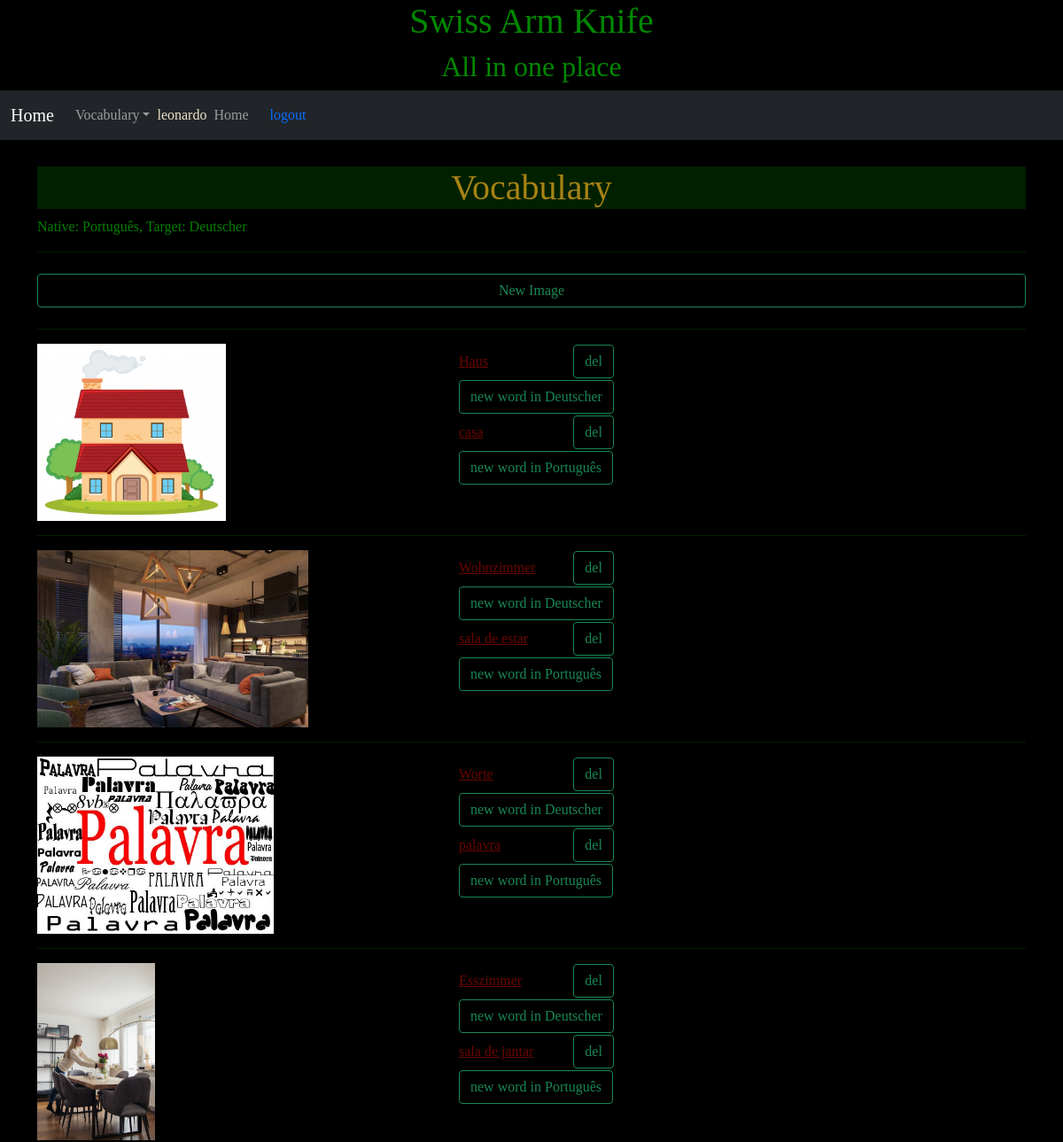
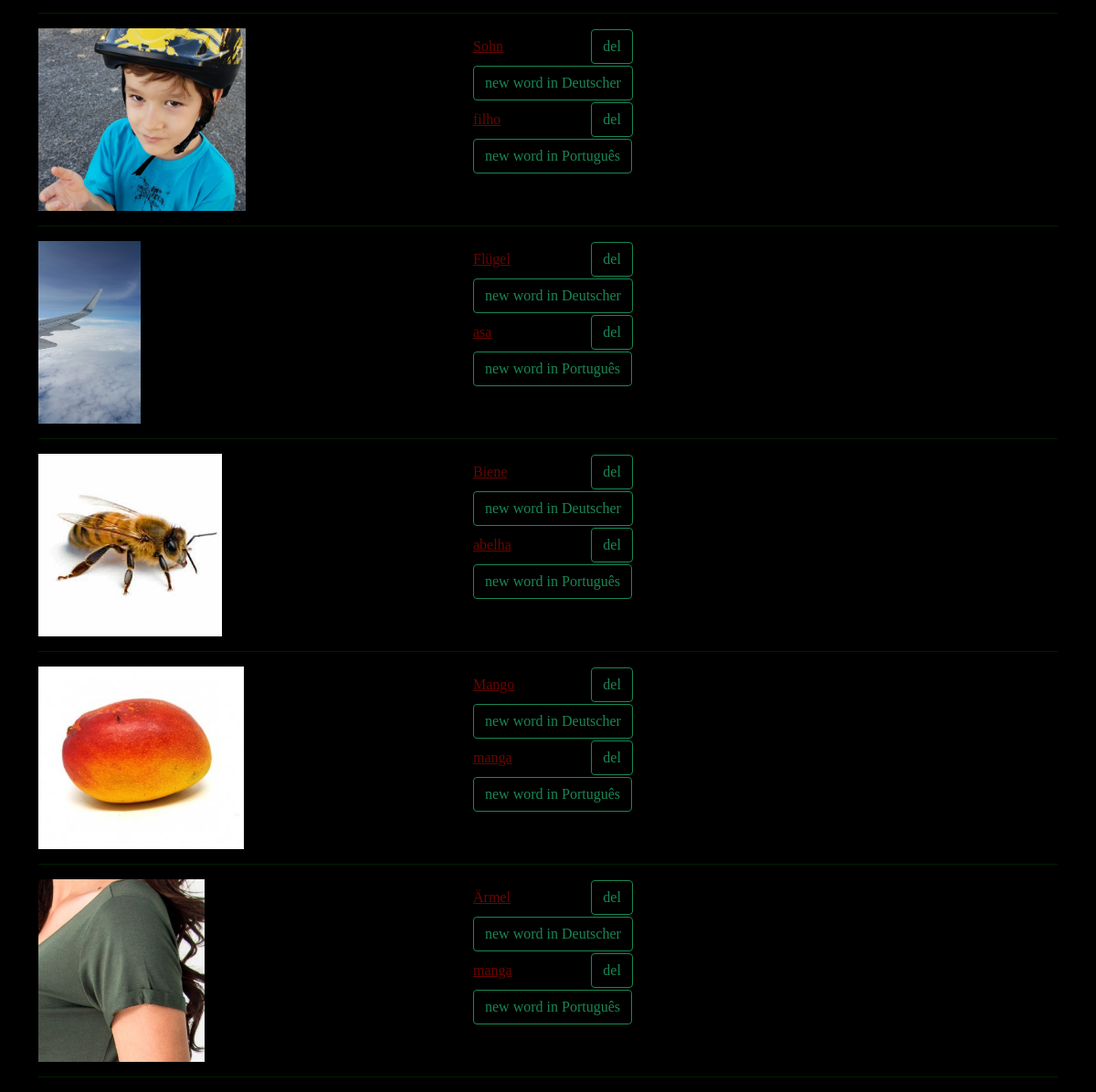
/vocabulary/vocabularylist (signed in), run on the app's committed database (2 pictures, top to bottom).
### vocabulary/models.py (models this page shows, shortened)
class Default(models.Model):
    user   = models.ForeignKey(settings.AUTH_USER_MODEL, verbose_name='Usuário', on_delete=models.CASCADE, unique=True)
    target_language = models.ForeignKey(Language, verbose_name='Target Language', related_name = 'target_language_id', on_delete=models.CASCADE, blank=True, null=True)
    native_language = models.ForeignKey(Language, verbose_name='Native Language', related_name = 'native_language_id', on_delete=models.CASCADE, blank=True, null=True)
    created = models.DateTimeField('Created', auto_now_add=True, null=True)
    modified = models.DateTimeField('Modified', auto_now=True, null=True)
    class Meta:
        verbose_name        = 'Default'
        verbose_name_plural = 'Defaults'

class Language (models.Model):
    name = models.CharField('name', max_length=500, unique = True)
    created = models.DateTimeField('Created', auto_now_add=True, null=True)
    modified = models.DateTimeField('Modified', auto_now=True, null=True)
    class Meta:
        verbose_name        = 'Language'
        verbose_name_plural = 'Languages'
    def __str__(self):
        return self.name

class Image (models.Model):
    user   = models.ForeignKey(settings.AUTH_USER_MODEL, verbose_name='Usuário', on_delete=models.CASCADE)
    image  = models.ImageField('Image', upload_to='images/', max_length=500, null=True, blank=True)
    created = models.DateTimeField('Created', auto_now_add=True)
    modified = models.DateTimeField('Modified', auto_now=True)
    class Meta:
        verbose_name        = 'Image'
        verbose_name_plural = 'Images'
    def ImageTargetWords(self):
        language = Default.objects.get(user=self.user).target_language
        imageWords = ImageWord.objects.filter(user=self.user, image=self, word__language=language)
        return imageWords
    def ImageNativeWords(self):
        language = Default.objects.get(user=self.user).native_language
        imageWords = ImageWord.objects.filter(user=self.user, image=self, word__language=language)
        return imageWords

class ImageWord(models.Model):
    user  = models.ForeignKey(settings.AUTH_USER_MODEL, verbose_name='Usuário', on_delete=models.CASCADE)
    word  = models.ForeignKey(Word, verbose_name = 'Word', on_delete=models.CASCADE)
    image = models.ForeignKey(Image, verbose_name = 'Image', on_delete=models.CASCADE)
    class Meta:
        verbose_name        = 'WordImage'
        verbose_name_plural = 'WordsImages'
        unique_together     = ['user', 'word', 'image']

class Word(models.Model):
    user      = models.ForeignKey(settings.AUTH_USER_MODEL, verbose_name='Usuário', on_delete=models.CASCADE)
    language  = models.ForeignKey(Language, verbose_name='Language', on_delete=models.CASCADE, blank=True, null=True)
    word      = models.CharField('Word', max_length=200)
    created = models.DateTimeField('Created', auto_now_add=True)
    modified = models.DateTimeField('Modified', auto_now=True)
    class Meta:
        verbose_name        = 'Word'
        verbose_name_plural = 'Words'
        unique_together = ['user', 'word', 'language']
    def __str__(self):
        return self.word

### vocabulary/views.py (the view)
# urls.py: path('vocabularylist', VocabularyListView.as_view(),name='vocabularylist'),
class VocabularyListView(LoginRequiredMixin, ListView, VocabularyBase):
    template_name = 'vocabulary/vocabulary_list.html'
    def get_queryset(self):
        self.loadBase(self.request)
        queryset = Image.objects.filter(user = self.request.user)
        return queryset
    def get_context_data(self, **kwargs):
        context = self.setDefaultContext(self.request, super(self.__class__, self).get_context_data(**kwargs))
        return context

### vocabulary/views.py (called while the page is built)
    def loadBase(self, request):
        if (not hasattr(self, 'default') or not hasattr(self, 'nativeWords') or not hasattr(self, 'targetWords')):
            self.default = Default.objects.get(user = self.request.user)
            self.nativeWords = Word.objects.filter(user = self.request.user, language = self.default.native_language)
            self.targetWords = Word.objects.filter(user = self.request.user, language = self.default.target_language)

    def setDefaultContext(self, request, context):
        self.loadBase(request);
        context['default']     = self.default
        context['nativeWords'] = self.nativeWords
        context['targetWords'] = self.targetWords
        return context;

### vocabulary/templates/vocabulary/vocabulary_list.html (shortened to what this page needs)
{% extends 'vocabulary/base.html' %}
{% load widget_tweaks %}
{% block vocabulary %}
  <div class="d-grid gap-2">
    <hr>
    <a class="btn btn-outline-success" type="button" href="{% url 'vocabulary:newimage' %}">New Image</a>
    <hr>
  </div>
  {% for item in object_list %}
    <div class="row">
      <div class="col-5">
        <a href="{% url 'vocabulary:updateimage' item.pk %}"><img src="{{ item.image.url }}" alt="{{item.image.url}}" class="img_panel"></a>
      </div>
      <div class="col-7">
        <table>
          {% for imageWord in item.ImageTargetWords %}
            <tr>
              <td><a href="{% url 'vocabulary:update' imageWord.word.pk %}">{{imageWord.word}}</a></td>
              <td style="float: right;"><a class="btn btn-outline-success" href="{% url 'vocabulary:delete' imageWord.word.pk%}">del</a></td>
            </tr>
          {% endfor %}
          <tr>
            <td colspan="2"><a class="btn btn-outline-success" href="{% url 'vocabulary:new' item.pk 'target' %}">new word in {{default.target_language}}</a></td>
          </tr>
          {% for imageWord in item.ImageNativeWords %}
            <tr>
              <td><a href="{% url 'vocabulary:update' imageWord.word.pk%}">{{imageWord.word}}</a></td>
              <td style="float: right;"><a class="btn btn-outline-success" href="{% url 'vocabulary:delete' imageWord.word.pk%}">del</a></td>
            </tr>
          {% endfor %}
          <tr>
            <td colspan="2"><a class="btn btn-outline-success" href="{% url 'vocabulary:new' item.pk 'native' %}">new word in {{default.native_language}}</a></td>
          </tr>
        </table>
      </div>
    </div>
    <div class="row">
      <div class="col-12">
        <hr>
      </div>
    </div>
  {% endfor %}
{% endblock %}

### vocabulary/templates/vocabulary/base.html (shortened to what this page needs)
{% extends 'base.html' %}
{% load static %}
{% load widget_tweaks %}
{% block content %}
<link rel="stylesheet" href="{% static 'style/vocabulary_style.css' %}" />
  <header>
    <h1>Vocabulary</h1>
  </header>
  <section>
    {% block session %}
     Native: {{default.native_language}}, Target: {{default.target_language}}
    {% endblock %}
  </section>
  <main>
    {% block vocabulary %}
    {% endblock %}
  </main>
{% endblock %}

### base/templates/base.html (shortened to what this page needs)
{% load static %}
<!DOCTYPE html>
<html lang="pt-br">
<head>
     <link href="https://cdn.jsdelivr.net/npm/bootstrap@5.0.1/dist/css/bootstrap.min.css" rel="stylesheet">
 <link rel="stylesheet" href="{% static 'style/style.css' %}" />
</head>
<body>
<div class="jumbotron text-center" style="margin-bottom:0">
 <h1>Swiss Arm Knife</h1>
 <h2>All in one place</h2>
</div>
<nav class="navbar navbar-expand-lg navbar-dark bg-dark">
  <div class="container-fluid">
    <a class="navbar-brand" href="{% url 'index' %}">Home</a>
    <div class="collapse navbar-collapse" id="navbarNavDarkDropdown">
      <ul class="navbar-nav">
        <li class="nav-item dropdown">
          <a class="nav-link dropdown-toggle dropdown-toggle-split" href="{% url 'vocabulary:index' %}" id="navbarDarkDropdownMenuLink" role="button" data-bs-toggle="dropdown" aria-expanded="false">
            Vocabulary
          </a>
        </li>
      </ul>
      <div class="nav-item">
         {% if user.is_authenticated %}
           <span class="nav-brand glyphicon glyphicon-log-in">{{user}}</span>
       </div>
       <div class="">
         <ul class="navbar-nav">
           <li class="nav-item">
             <a class="nav-link" href="{% url 'index' %}">Home</a>
           </li>
         </ul>
       </div>
       <div class="nav-item">
           <a id="logout" class="nav-link" href="{% url 'access:logout' %}">logout</a>
         {% else %}
           <a id="login" class="nav-link" href="{% url 'access:login' %}">login</a>
       </div>
       <div class="nav-item">
           <a id="novousuario" class="nav-link" href="">New user</a>
         {% endif %}
       </div>
    </div>
  </div>
</nav>
<div class="container margin-top" style="margin-top:30px">
{% block content %}
{% endblock %}
</div>
</body>
</html>

### base/static/style/style.css (style rules this page uses)
body { background-color: black; color: green; font-family: comic; }
body a { color: #690500; }
.jumbotron { background-image: url('../images/background.jpg'); background-repeat: no-repeat; background-size: contain; background-position: right; background-color: black; color: #008800; text-shadow: 2px 2px 1px #000000, -2px -2px 1px #000000; }
nav { background-color: #002000; color: #f0e3c6; }
nav a { color: #56a3a6; }
header { background-color: #002000; color: #a78314; }
header h1, h2, h3 { text-align: center; }
.img_panel { max-width: 95%; max-height: 300px; margin-left: auto; margin-right: auto; }

### base/static/style/vocabulary_style.css (style rules this page uses)
.img_panel { max-width: 95%; max-height: 200px; margin-left: auto; margin-right: auto; }

### data on the page
Default: native_language "Português", target_language "Deutscher"
Image: image (picture)
ImageWord: word "Haus"
ImageWord: word "casa"
Image: image (picture)
ImageWord: word "Wohnzimmer"
ImageWord: word "sala de estar"
Image: image (picture)
ImageWord: word "Worte"
ImageWord: word "palavra"
Image: image (picture)
ImageWord: word "Esszimmer"
ImageWord: word "sala de jantar"
Image: image (picture)
ImageWord: word "Sohn"
ImageWord: word "filho"
Image: image (picture)
ImageWord: word "Flügel"
ImageWord: word "asa"
Image: image (picture)
ImageWord: word "Biene"
ImageWord: word "abelha"
Image: image (picture)
ImageWord: word "Mango"
ImageWord: word "manga"
Image: image (picture)
ImageWord: word "Ärmel"
ImageWord: word "manga"

### other printed values
{{ user }} "leonardo"
